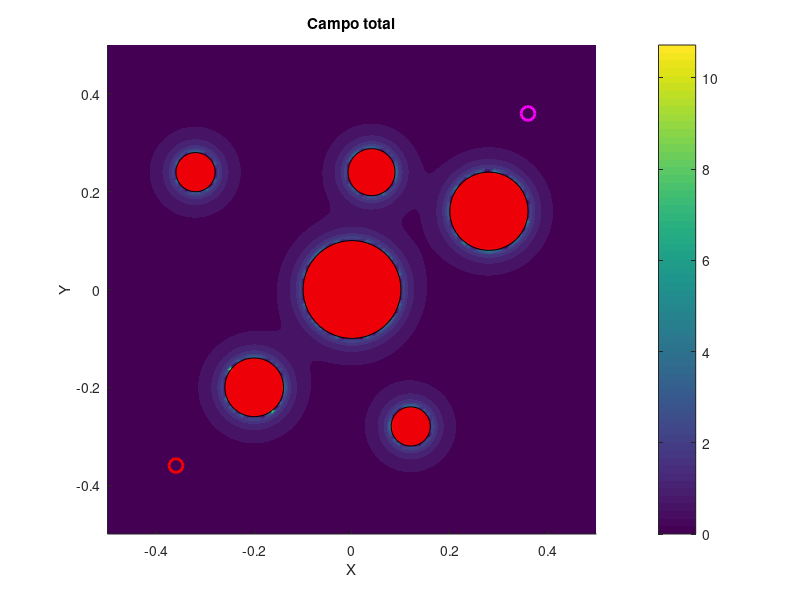

MATLAB code for this plot:
% --- Parámetros de los obstáculos ---
CC = [0.12    -0.28;      % Centro obstáculo 1
      -0.2    -0.2;
      0    0;
      -0.32 0.24;
      0.04 0.24;
      0.28 0.16];   % Centro obstáculo 2
RC = [0.04, 0.06, 0.1,0.04,0.048 0.08]; % Radios
rho0 = 0.25;
eta = 0.02;

% --- Malla (debe coincidir con la del campo atractivo) ---
[X,Y] =  meshgrid(linspace(-0.5,0.5,120), linspace(-0.5,0.5,120));

% --- Potencial atractivo ---
zeta = 1;
q_goal = [0.36; 0.36];
U_att = 0.5 * zeta * ((X - q_goal(1)).^2 + (Y - q_goal(2)).^2);

% --- Potencial repulsivo total ---
U_rep = zeros(size(X));
for i = 1:length(RC)
    obs_center = CC(i,:);
    obs_radius = RC(i);
    dist = sqrt((X - obs_center(1)).^2 + (Y - obs_center(2)).^2);
    rho = dist - obs_radius;
    mask = (rho > 0) & (rho <= rho0);
    U_rep(mask) = U_rep(mask) + 0.5 * eta * (1 ./ rho(mask) - 1/rho0).^2;
end

% --- Campo total ---
U_total = U_att + U_rep;

% --- Graficar ---
figure; hold on
contourf(X, Y, log10(1 + U_total), 20, 'LineColor', 'none')
colorbar
title('Campo total')
xlabel('X'); ylabel('Y');

% Inicio y meta
plot(-0.36, -0.36, 'ro', 'MarkerSize', 10, 'LineWidth', 2)
plot( 0.36,  0.36, 'mo', 'MarkerSize', 10, 'LineWidth', 2)

% Obstáculos
theta = linspace(0, 2*pi, 50);
for i = 1:length(RC)
    fill(CC(i,1) + RC(i)*cos(theta), ...
         CC(i,2) + RC(i)*sin(theta), ...
         'r', 'EdgeColor', 'k', 'FaceAlpha', 0.9)
end

axis equal
hold off
